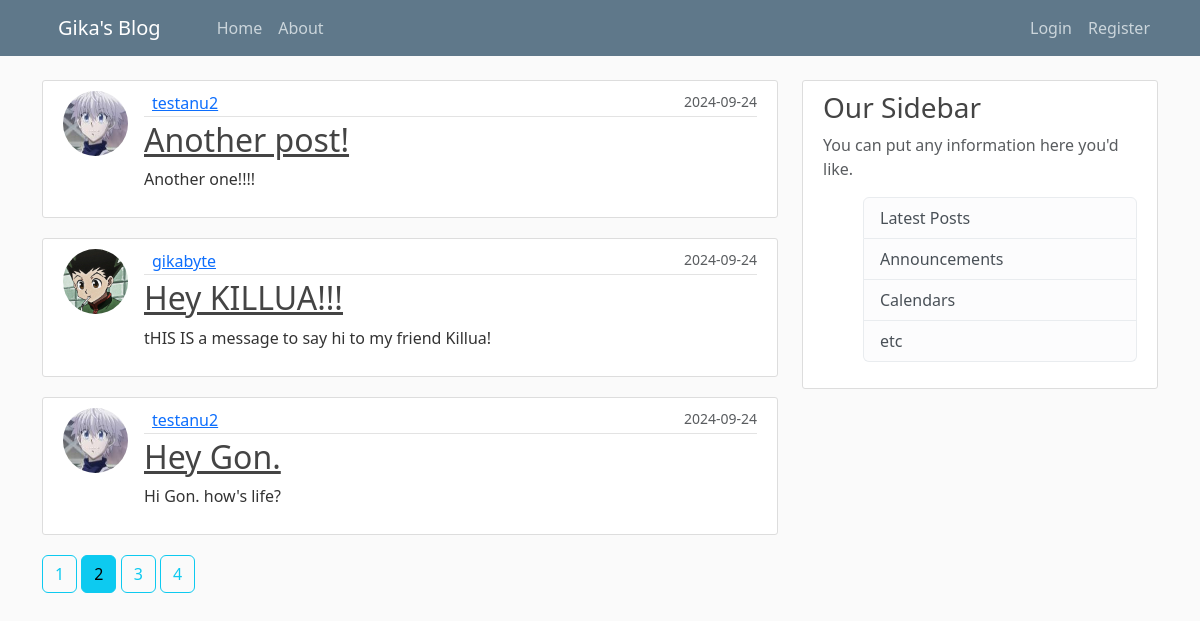
The page /home?page=2 on the database its author committed.
### server/models.py (models this page shows, shortened)
class Post(db.Model):
    id = db.Column(db.Integer, primary_key=True)
    title = db.Column(db.String(100), nullable=False)
    date_posted = db.Column(db.DateTime, nullable=False, default=datetime.utcnow)
    content = db.Column(db.Text, nullable=False)
    user_id = db.Column(db.Integer, db.ForeignKey('user.id'), nullable=False)

class User(db.Model, UserMixin):
    id = db.Column(db.Integer, primary_key=True)
    username = db.Column(db.String(20), unique=True, nullable=False)
    email = db.Column(db.String(120), unique=True, nullable=False)
    image_file = db.Column(db.String(20), nullable=False, default='default.jpg')
    password = db.Column(db.String(60), nullable=False)
    posts = db.relationship('Post', backref='author', lazy=True)

### server/main/routes.py (the view)
@main.route("/")
@main.route("/home")
def home():
    page = request.args.get('page', 1, type=int)
    posts = Post.query.order_by(Post.date_posted.desc()).paginate(per_page=3, page=page)
    return render_template('home.html', posts=posts)

### server/templates/home.html
{% extends "layout.html" %}
{% block content %}
    {% for post in posts.items %}
    <article class="d-flex content-section">
      <img class="rounded-circle article-img" src=" {{ url_for('static', filename='profile_pics/' + post.author.image_file) }} ">
       <div class="flex-grow-1">
         <div class="article-metadata d-flex justify-content-between">
           <a class="me-2" href="{{ url_for('users.user_posts', username=post.author.username) }}">{{ post.author.username }}</a>
           <small class="text-muted ms-0">{{ post.date_posted.strftime('%Y-%m-%d') }}</small>
         </div>
         <h2><a class="article-title" href=" {{ url_for('posts.post', post_id=post.id) }}">{{ post.title }}</a></h2>
         <p class="article-content">{{ post.content }}</p>
       </div>
    </article>
    {% endfor %}
    {% for page_num in posts.iter_pages(left_edge=1, right_edge=1, left_current=1, right_current=2) %}
      {% if page_num %}
        {% if posts.page == page_num %}
          <a class="btn btn-info mb-4" href="{{ url_for('main.home', page=page_num)}}"> {{ page_num }} </a>
        {% else %}
          <a class="btn btn-outline-info mb-4" href="{{ url_for('main.home', page=page_num)}}"> {{ page_num }} </a>
        {% endif %}
      {% else %}
        ...
      {% endif %}
    {% endfor %}
{% endblock content %}

### server/static/main.css (style rules this page uses)
body { background: #fafafa; color: #333333; margin-top: 5rem; }
h1, h2, h3, h4, h5, h6 { color: #444444; }
.content-section { background: #ffffff; padding: 10px 20px; border: 1px solid #dddddd; border-radius: 3px; margin-bottom: 20px; }
.article-title { color: #444444; }
.article-content { white-space: pre-line; }
.article-img { height: 65px; width: 65px; margin-right: 16px; }
.article-metadata { padding-bottom: 1px; margin-bottom: 4px; border-bottom: 1px solid #e3e3e3 }

### rows shown on the page
Post: image_file (picture), author.username "testanu2", date_posted "2024-09-24", title "Another post!", content "Another one!!!!"
Post: image_file (placeholder picture), author.username "gikabyte", date_posted "2024-09-24", title "Hey KILLUA!!!", content "tHIS IS a message to say hi to my friend Killua!"
Post: image_file (picture), author.username "testanu2", date_posted "2024-09-24", title "Hey Gon.", content "Hi Gon. how's life?"

### other values the page prints
{{ page_num }} "1" "3" "4"
{{ page_num }} "2"
